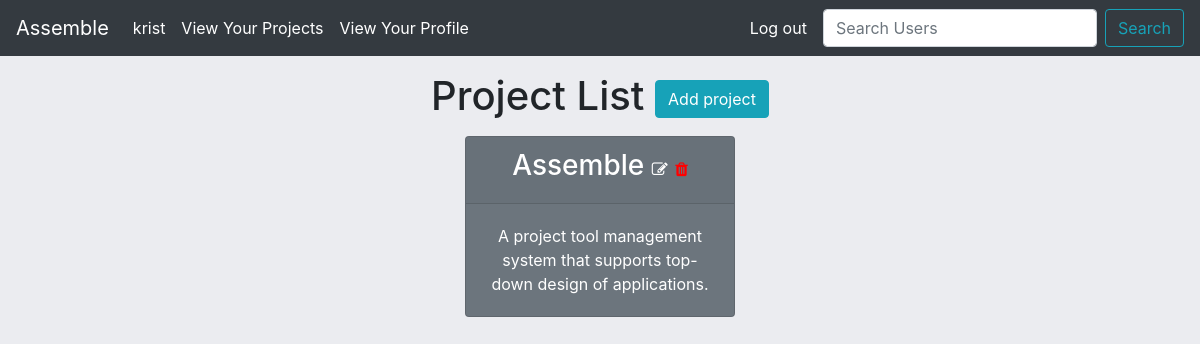
The app's page /home/project-list/ (signed in) with its own data.
### assemble/models.py (models this page shows, shortened)
class Project(models.Model):
    name = models.CharField(max_length=60)
    description = models.TextField(max_length=400)
    user = models.ManyToManyField('Profile',blank=True)
    owner = models.ForeignKey('Profile',blank=True,on_delete=models.CASCADE,related_name="creator")
    slug = models.SlugField(max_length=100,unique=True,blank=True,null=True)
    completed= models.BooleanField(default=False)

### assemble/views.py (the view)
# urls.py: path('project-list/',ProjectList.as_view(),name="project-list"),
class ProjectList(LoginRequiredMixin,ListView):
    model = Project
    def get_queryset(self):
        is_me = Profile.objects.get(user=self.request.user)
        return Project.objects.filter(user=is_me)

### templates/assemble/project_list.html
{% extends 'assemble/base.html' %}
{% block content %}
<div class="text-center my-3">
    <h1>Project List <a class="btn btn-info" href="{% url 'project-create' %}">Add project</a></h1>
</div>
<div class="text-center">
    <div class="row justify-content-center">
        {% for project in project_list %}
            <div class="col-sm-3 col-md-3">
                    <div class="card text-white bg-secondary mb-3" style="max-width: 18rem;">
                        <div class="card-header">
                            <h3>
                                <a class="text-white" style="text-decoration:none;" href="{% url 'project-detail' project.slug %}">{{ project.name }}</a>
                                {% if project.owner.user == request.user %}
                                    <a href="{% url 'edit-project' project.id %}"><span style="color:white;font-size:1rem;"><i class="fa fa-edit"></i></span></a>
                                    <a href="{% url 'delete-project' project.id %}"><span style="color:red;font-size:1rem;"><i class="fa fa-trash"></i></span></a>
                                {% endif %}
                            </h3>
                        </div>
                        <div class="card-body">
                            <p class="card-text">{{project.description}}</p>
                        </div>
                    </div>
            </div>
        {% endfor %}
    </div>
</div>
{% endblock content %}

### templates/assemble/navbar_horizontal.html (shortened to what this page needs)
<nav class="navbar sticky-top navbar-expand-lg navbar-light bg-dark">
    <a class="navbar-brand text-white" href="{% url 'home' %}">
        Assemble
    </a>
    <ul class="navbar-nav mr-auto">
        <li class="nav-item active">
            <a class="nav-link disabled text-white">{{ user.username }} </a>
        </li>
        {% if not user.is_authenticated %}
            <li class="nav-item">
                <a class="nav-link text-white" href="{% url 'login' %}">Login</a>
            </li>
            <li class="nav-item">
                <a class="nav-link text-white" href="{% url 'sign-up' %}">Sign up</a>
            </li>
        </ul>
        {% else %}
            <li class="nav-item">
                <a class="nav-link text-white" href="{% url 'project-list' %}">
                    View Your Projects
                </a>
            </li>
            <li class="nav-item">
                <a class="nav-link text-white" href="{% url 'profile' %}">
                    View Your Profile
                </a>
            </li>
        </ul>
        <a class="nav-link text-white navbar-text" href="{% url 'logged_out' %}">Log out</a>
        <form class="form-inline" method="post" action="{% url 'search-user' %}">
            <input class="form-control mr-sm-2" name="username" type="search" placeholder="Search Users" aria-label="Search">
            <button class="btn btn-outline-info my-2 my-sm-0" type="submit">Search</button>
        </form>
        {% endif %}
</nav>

### records on screen
Project: name "Assemble", description "A project tool management system that supports top-down design of applications."

### other values on screen
{{ user.username }} "krist"
